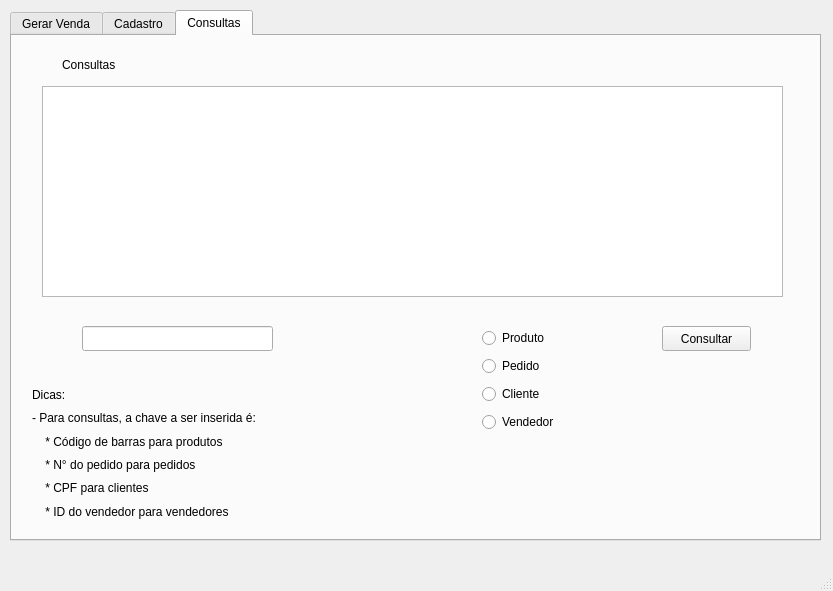
<?xml version="1.0" encoding="UTF-8"?>
<ui version="4.0">
 <class>MainWindow</class>
 <widget class="QMainWindow" name="MainWindow">
  <property name="enabled">
   <bool>true</bool>
  </property>
  <property name="geometry">
   <rect>
    <x>0</x>
    <y>0</y>
    <width>833</width>
    <height>591</height>
   </rect>
  </property>
  <property name="windowTitle">
   <string>Mais Cor</string>
  </property>
  <property name="animated">
   <bool>false</bool>
  </property>
  <widget class="QWidget" name="centralwidget">
   <widget class="QTabWidget" name="tabVendas">
    <property name="geometry">
     <rect>
      <x>10</x>
      <y>10</y>
      <width>811</width>
      <height>531</height>
     </rect>
    </property>
    <property name="currentIndex">
     <number>2</number>
    </property>
    <widget class="QWidget" name="tabVenda">
     <attribute name="title">
      <string>Gerar Venda</string>
     </attribute>
     <widget class="QLabel" name="labelTableVendas">
      <property name="geometry">
       <rect>
        <x>20</x>
        <y>10</y>
        <width>341</width>
        <height>17</height>
       </rect>
      </property>
      <property name="font">
       <font>
        <pointsize>15</pointsize>
       </font>
      </property>
      <property name="text">
       <string>Produtos</string>
      </property>
     </widget>
     <widget class="QTableWidget" name="tableVendas">
      <property name="geometry">
       <rect>
        <x>20</x>
        <y>40</y>
        <width>601</width>
        <height>381</height>
       </rect>
      </property>
     </widget>
     <widget class="QPushButton" name="buttonVendas">
      <property name="geometry">
       <rect>
        <x>170</x>
        <y>430</y>
        <width>91</width>
        <height>21</height>
       </rect>
      </property>
      <property name="text">
       <string>Inserir</string>
      </property>
     </widget>
     <widget class="QGroupBox" name="groupBox">
      <property name="geometry">
       <rect>
        <x>640</x>
        <y>10</y>
        <width>151</width>
        <height>71</height>
       </rect>
      </property>
      <property name="font">
       <font>
        <pointsize>12</pointsize>
       </font>
      </property>
      <property name="title">
       <string>Quantidade</string>
      </property>
      <property name="flat">
       <bool>true</bool>
      </property>
      <widget class="QLCDNumber" name="lcdNumber_2">
       <property name="geometry">
        <rect>
         <x>13</x>
         <y>32</y>
         <width>121</width>
         <height>31</height>
        </rect>
       </property>
      </widget>
     </widget>
     <widget class="QGroupBox" name="groupBox_2">
      <property name="geometry">
       <rect>
        <x>640</x>
        <y>100</y>
        <width>151</width>
        <height>71</height>
       </rect>
      </property>
      <property name="font">
       <font>
        <pointsize>12</pointsize>
       </font>
      </property>
      <property name="title">
       <string>Valor</string>
      </property>
      <property name="flat">
       <bool>true</bool>
      </property>
      <property name="checkable">
       <bool>false</bool>
      </property>
      <widget class="QLCDNumber" name="lcdNumber">
       <property name="geometry">
        <rect>
         <x>20</x>
         <y>32</y>
         <width>111</width>
         <height>31</height>
        </rect>
       </property>
      </widget>
     </widget>
     <widget class="Line" name="line">
      <property name="geometry">
       <rect>
        <x>630</x>
        <y>180</y>
        <width>181</width>
        <height>20</height>
       </rect>
      </property>
      <property name="orientation">
       <enum>Qt::Horizontal</enum>
      </property>
     </widget>
     <widget class="QPushButton" name="pushButton_2">
      <property name="geometry">
       <rect>
        <x>660</x>
        <y>440</y>
        <width>111</width>
        <height>31</height>
       </rect>
      </property>
      <property name="text">
       <string>Fechar Venda</string>
      </property>
     </widget>
     <widget class="QLineEdit" name="lineEdit_20">
      <property name="geometry">
       <rect>
        <x>20</x>
        <y>430</y>
        <width>141</width>
        <height>21</height>
       </rect>
      </property>
     </widget>
     <widget class="QWidget" name="formLayoutWidget_3">
      <property name="geometry">
       <rect>
        <x>370</x>
        <y>430</y>
        <width>251</width>
        <height>61</height>
       </rect>
      </property>
      <layout class="QFormLayout" name="formLayout_3">
       <item row="0" column="0">
        <widget class="QLabel" name="label_17">
         <property name="text">
          <string>Vendedor</string>
         </property>
        </widget>
       </item>
       <item row="1" column="0">
        <widget class="QLabel" name="label_18">
         <property name="text">
          <string>CPF Cliente</string>
         </property>
        </widget>
       </item>
       <item row="0" column="1">
        <widget class="QLineEdit" name="lineEdit_21"/>
       </item>
       <item row="1" column="1">
        <widget class="QLineEdit" name="lineEdit_22"/>
       </item>
      </layout>
     </widget>
    </widget>
    <widget class="QWidget" name="tabCadastro">
     <attribute name="title">
      <string>Cadastro</string>
     </attribute>
     <widget class="QLabel" name="label_4">
      <property name="geometry">
       <rect>
        <x>90</x>
        <y>10</y>
        <width>171</width>
        <height>21</height>
       </rect>
      </property>
      <property name="font">
       <font>
        <pointsize>12</pointsize>
       </font>
      </property>
      <property name="text">
       <string>Cadastro de Vendedor</string>
      </property>
     </widget>
     <widget class="QWidget" name="formLayoutWidget">
      <property name="geometry">
       <rect>
        <x>40</x>
        <y>40</y>
        <width>271</width>
        <height>101</height>
       </rect>
      </property>
      <layout class="QFormLayout" name="formLayout">
       <item row="0" column="0">
        <widget class="QLabel" name="label_2">
         <property name="text">
          <string>Nome</string>
         </property>
        </widget>
       </item>
       <item row="0" column="1">
        <widget class="QLineEdit" name="lineEdit_10"/>
       </item>
       <item row="1" column="0">
        <widget class="QLabel" name="label_5">
         <property name="text">
          <string>Contato</string>
         </property>
        </widget>
       </item>
       <item row="1" column="1">
        <widget class="QLineEdit" name="lineEdit_11"/>
       </item>
       <item row="2" column="0">
        <widget class="QLabel" name="label_6">
         <property name="text">
          <string>Cargo</string>
         </property>
        </widget>
       </item>
       <item row="2" column="1">
        <widget class="QLineEdit" name="lineEdit_12"/>
       </item>
      </layout>
     </widget>
     <widget class="QWidget" name="formLayoutWidget_2">
      <property name="geometry">
       <rect>
        <x>40</x>
        <y>230</y>
        <width>281</width>
        <height>219</height>
       </rect>
      </property>
      <layout class="QFormLayout" name="formLayout_2">
       <item row="0" column="0">
        <widget class="QLabel" name="labelFabricante">
         <property name="text">
          <string>Fabricante  </string>
         </property>
        </widget>
       </item>
       <item row="1" column="0">
        <widget class="QLabel" name="labelNome">
         <property name="text">
          <string>Nome</string>
         </property>
        </widget>
       </item>
       <item row="2" column="0">
        <widget class="QLabel" name="labelValor">
         <property name="text">
          <string>Valor</string>
         </property>
        </widget>
       </item>
       <item row="2" column="1">
        <widget class="QLineEdit" name="lineEdit_15"/>
       </item>
       <item row="3" column="0">
        <widget class="QLabel" name="labelUnidade">
         <property name="text">
          <string>Unidade</string>
         </property>
        </widget>
       </item>
       <item row="3" column="1">
        <widget class="QLineEdit" name="lineEdit_16"/>
       </item>
       <item row="4" column="0">
        <widget class="QLabel" name="labelVolume">
         <property name="text">
          <string>Volume</string>
         </property>
        </widget>
       </item>
       <item row="4" column="1">
        <widget class="QLineEdit" name="lineEdit_13"/>
       </item>
       <item row="6" column="1">
        <widget class="QLineEdit" name="lineEdit_14"/>
       </item>
       <item row="6" column="0">
        <widget class="QLabel" name="LabelQnt">
         <property name="text">
          <string>Quantidade</string>
         </property>
        </widget>
       </item>
       <item row="5" column="0">
        <widget class="QLabel" name="labelCor">
         <property name="text">
          <string>Cor</string>
         </property>
        </widget>
       </item>
       <item row="5" column="1">
        <widget class="QLineEdit" name="lineEdit_18"/>
       </item>
       <item row="1" column="1">
        <widget class="QLineEdit" name="lineEdit_19"/>
       </item>
       <item row="0" column="1">
        <widget class="QLineEdit" name="lineEdit_17"/>
       </item>
      </layout>
     </widget>
     <widget class="QLabel" name="labelCadastroProdutos">
      <property name="geometry">
       <rect>
        <x>100</x>
        <y>200</y>
        <width>151</width>
        <height>17</height>
       </rect>
      </property>
      <property name="font">
       <font>
        <pointsize>12</pointsize>
       </font>
      </property>
      <property name="text">
       <string>Cadastro de Produto</string>
      </property>
     </widget>
     <widget class="QPushButton" name="buttonInsertVendedor">
      <property name="geometry">
       <rect>
        <x>220</x>
        <y>150</y>
        <width>89</width>
        <height>25</height>
       </rect>
      </property>
      <property name="text">
       <string>Cadastrar</string>
      </property>
     </widget>
     <widget class="QWidget" name="formLayoutWidget_4">
      <property name="geometry">
       <rect>
        <x>380</x>
        <y>70</y>
        <width>371</width>
        <height>306</height>
       </rect>
      </property>
      <layout class="QFormLayout" name="formLayout_5">
       <item row="0" column="0">
        <widget class="QLabel" name="label_8">
         <property name="text">
          <string>CPF</string>
         </property>
        </widget>
       </item>
       <item row="2" column="0">
        <widget class="QLabel" name="label_9">
         <property name="text">
          <string>Email</string>
         </property>
        </widget>
       </item>
       <item row="3" column="0">
        <widget class="QLabel" name="label_10">
         <property name="text">
          <string>Rua</string>
         </property>
        </widget>
       </item>
       <item row="4" column="0">
        <widget class="QLabel" name="label_11">
         <property name="text">
          <string>Número</string>
         </property>
        </widget>
       </item>
       <item row="5" column="0">
        <widget class="QLabel" name="label_12">
         <property name="text">
          <string>Bairro</string>
         </property>
        </widget>
       </item>
       <item row="1" column="0">
        <widget class="QLabel" name="label_13">
         <property name="text">
          <string>Nome</string>
         </property>
        </widget>
       </item>
       <item row="6" column="0">
        <widget class="QLabel" name="label_14">
         <property name="text">
          <string>Cidade</string>
         </property>
        </widget>
       </item>
       <item row="7" column="0">
        <widget class="QLabel" name="label_15">
         <property name="text">
          <string>Estado</string>
         </property>
        </widget>
       </item>
       <item row="8" column="0">
        <widget class="QLabel" name="label_16">
         <property name="text">
          <string>Complemento</string>
         </property>
        </widget>
       </item>
       <item row="6" column="1">
        <widget class="QLineEdit" name="lineEdit"/>
       </item>
       <item row="0" column="1">
        <widget class="QLineEdit" name="lineEdit_2"/>
       </item>
       <item row="1" column="1">
        <widget class="QLineEdit" name="lineEdit_3"/>
       </item>
       <item row="2" column="1">
        <widget class="QLineEdit" name="lineEdit_4"/>
       </item>
       <item row="3" column="1">
        <widget class="QLineEdit" name="lineEdit_5"/>
       </item>
       <item row="4" column="1">
        <widget class="QLineEdit" name="lineEdit_6"/>
       </item>
       <item row="5" column="1">
        <widget class="QLineEdit" name="lineEdit_7"/>
       </item>
       <item row="8" column="1">
        <widget class="QLineEdit" name="lineEdit_9"/>
       </item>
       <item row="7" column="1">
        <widget class="QComboBox" name="comboBox"/>
       </item>
       <item row="9" column="1">
        <widget class="QLineEdit" name="lineEdit_8"/>
       </item>
       <item row="9" column="0">
        <widget class="QLabel" name="label_20">
         <property name="text">
          <string>Telefone</string>
         </property>
        </widget>
       </item>
      </layout>
     </widget>
     <widget class="QPushButton" name="pushButton_3">
      <property name="geometry">
       <rect>
        <x>230</x>
        <y>460</y>
        <width>89</width>
        <height>25</height>
       </rect>
      </property>
      <property name="text">
       <string>Cadastrar</string>
      </property>
     </widget>
     <widget class="QLabel" name="label_19">
      <property name="geometry">
       <rect>
        <x>480</x>
        <y>40</y>
        <width>161</width>
        <height>17</height>
       </rect>
      </property>
      <property name="font">
       <font>
        <pointsize>12</pointsize>
       </font>
      </property>
      <property name="text">
       <string>Cadastro de Clientes</string>
      </property>
     </widget>
     <widget class="QPushButton" name="pushButton_4">
      <property name="geometry">
       <rect>
        <x>660</x>
        <y>390</y>
        <width>89</width>
        <height>25</height>
       </rect>
      </property>
      <property name="text">
       <string>Cadastrar</string>
      </property>
     </widget>
     <widget class="Line" name="line_2">
      <property name="geometry">
       <rect>
        <x>380</x>
        <y>60</y>
        <width>371</width>
        <height>16</height>
       </rect>
      </property>
      <property name="orientation">
       <enum>Qt::Horizontal</enum>
      </property>
     </widget>
     <widget class="Line" name="line_3">
      <property name="geometry">
       <rect>
        <x>40</x>
        <y>30</y>
        <width>271</width>
        <height>16</height>
       </rect>
      </property>
      <property name="orientation">
       <enum>Qt::Horizontal</enum>
      </property>
     </widget>
     <widget class="Line" name="line_4">
      <property name="geometry">
       <rect>
        <x>40</x>
        <y>220</y>
        <width>281</width>
        <height>16</height>
       </rect>
      </property>
      <property name="orientation">
       <enum>Qt::Horizontal</enum>
      </property>
     </widget>
     <widget class="Line" name="line_5">
      <property name="geometry">
       <rect>
        <x>340</x>
        <y>0</y>
        <width>20</width>
        <height>501</height>
       </rect>
      </property>
      <property name="orientation">
       <enum>Qt::Vertical</enum>
      </property>
     </widget>
    </widget>
    <widget class="QWidget" name="tabConsultas">
     <attribute name="title">
      <string>Consultas</string>
     </attribute>
     <widget class="QLabel" name="label_7">
      <property name="geometry">
       <rect>
        <x>50</x>
        <y>20</y>
        <width>161</width>
        <height>17</height>
       </rect>
      </property>
      <property name="text">
       <string>Consultas</string>
      </property>
     </widget>
     <widget class="QTableWidget" name="tableConsulta">
      <property name="geometry">
       <rect>
        <x>30</x>
        <y>50</y>
        <width>741</width>
        <height>211</height>
       </rect>
      </property>
     </widget>
     <widget class="QWidget" name="verticalLayoutWidget">
      <property name="geometry">
       <rect>
        <x>470</x>
        <y>290</y>
        <width>163</width>
        <height>112</height>
       </rect>
      </property>
      <layout class="QVBoxLayout" name="verticalLayout">
       <item>
        <widget class="QRadioButton" name="radioButton">
         <property name="text">
          <string>Produto</string>
         </property>
        </widget>
       </item>
       <item>
        <widget class="QRadioButton" name="radioButton_2">
         <property name="text">
          <string>Pedido</string>
         </property>
        </widget>
       </item>
       <item>
        <widget class="QRadioButton" name="radioButton_3">
         <property name="text">
          <string>Cliente</string>
         </property>
        </widget>
       </item>
       <item>
        <widget class="QRadioButton" name="radioButton_4">
         <property name="text">
          <string>Vendedor</string>
         </property>
        </widget>
       </item>
      </layout>
     </widget>
     <widget class="QPushButton" name="pushButtonConsulta">
      <property name="geometry">
       <rect>
        <x>650</x>
        <y>290</y>
        <width>89</width>
        <height>25</height>
       </rect>
      </property>
      <property name="text">
       <string>Consultar</string>
      </property>
     </widget>
     <widget class="QLineEdit" name="lineEditConsulta">
      <property name="geometry">
       <rect>
        <x>70</x>
        <y>290</y>
        <width>191</width>
        <height>25</height>
       </rect>
      </property>
     </widget>
     <widget class="QWidget" name="verticalLayoutWidget_2">
      <property name="geometry">
       <rect>
        <x>20</x>
        <y>350</y>
        <width>281</width>
        <height>134</height>
       </rect>
      </property>
      <layout class="QVBoxLayout" name="verticalLayout_2">
       <item>
        <widget class="QLabel" name="label_21">
         <property name="text">
          <string>Dicas:</string>
         </property>
        </widget>
       </item>
       <item>
        <widget class="QLabel" name="label_22">
         <property name="text">
          <string>- Para consultas, a chave a ser inserida é:</string>
         </property>
        </widget>
       </item>
       <item>
        <widget class="QLabel" name="label_23">
         <property name="text">
          <string>    * Código de barras para produtos</string>
         </property>
        </widget>
       </item>
       <item>
        <widget class="QLabel" name="label_24">
         <property name="text">
          <string>    * N° do pedido para pedidos</string>
         </property>
        </widget>
       </item>
       <item>
        <widget class="QLabel" name="label_25">
         <property name="text">
          <string>    * CPF para clientes</string>
         </property>
        </widget>
       </item>
       <item>
        <widget class="QLabel" name="label_26">
         <property name="text">
          <string>    * ID do vendedor para vendedores</string>
         </property>
        </widget>
       </item>
      </layout>
     </widget>
    </widget>
   </widget>
  </widget>
  <widget class="QMenuBar" name="menubar">
   <property name="geometry">
    <rect>
     <x>0</x>
     <y>0</y>
     <width>833</width>
     <height>22</height>
    </rect>
   </property>
  </widget>
  <widget class="QStatusBar" name="statusbar"/>
 </widget>
 <resources/>
 <connections/>
</ui>
